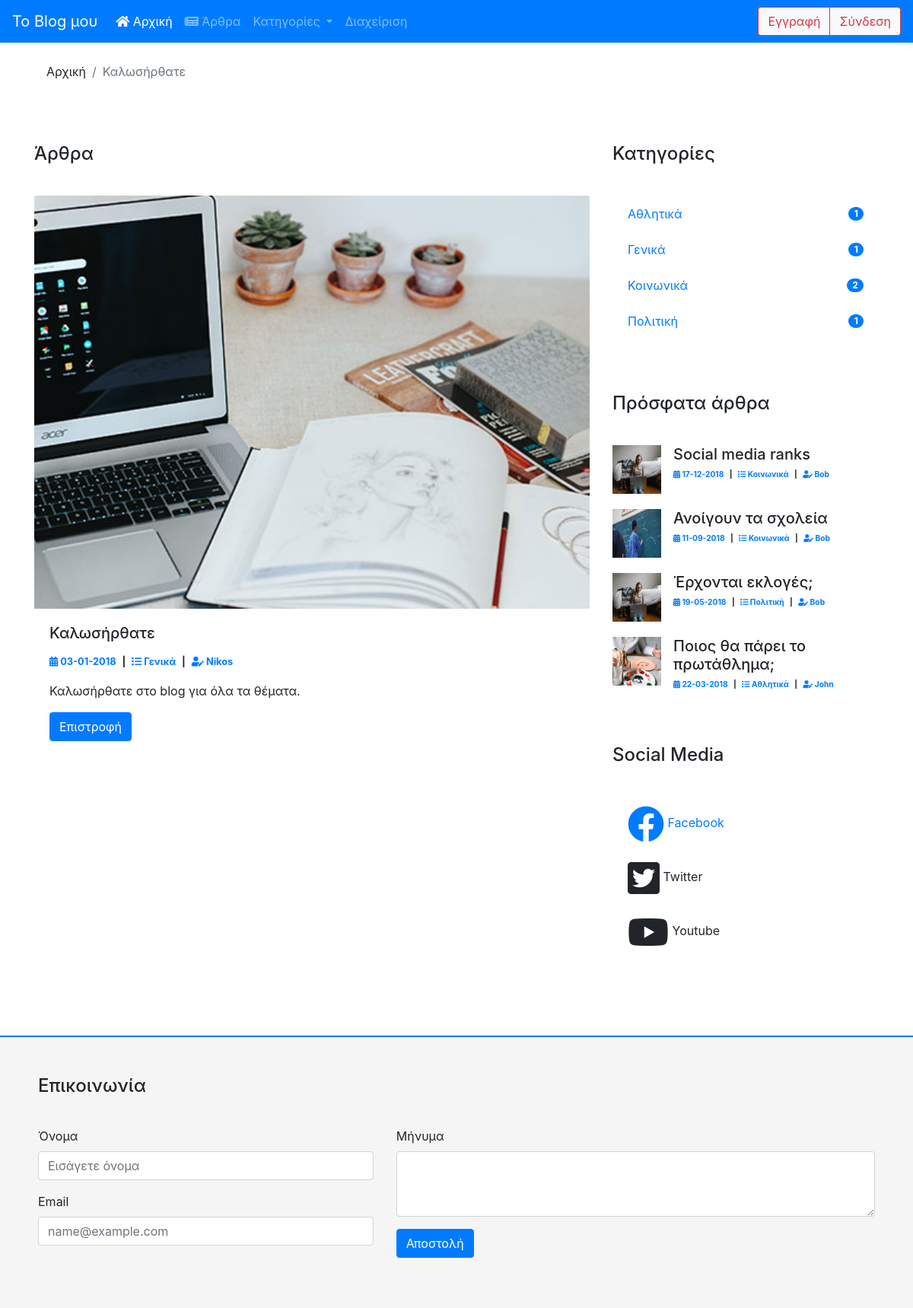
Screenshot of /article.php?id=1 with the database file from the repository.
### tables this page shows
CREATE TABLE `articles` (
  `article_id` int(10) NOT NULL,
  `title` varchar(255) NOT NULL,
  `content` text NOT NULL,
  `image` varchar(255) NOT NULL DEFAULT 'eikona.jpg',
  `created_date` date NOT NULL,
  `owner_id` int(10) NOT NULL,
  `cat_id` int(10) NOT NULL,
  `published` char(1) NOT NULL DEFAULT '0'
);

CREATE TABLE `categories` (
  `category_id` int(10) NOT NULL,
  `cat_name` char(50) NOT NULL
);

CREATE TABLE `users` (
  `user_id` int(10) NOT NULL,
  `username` varchar(25) NOT NULL,
  `password` varchar(25) NOT NULL,
  `email` varchar(100) NOT NULL,
  `role` char(20) NOT NULL DEFAULT 'registered',
  `created_date` date NOT NULL
);

### article.php (the view, shortened to what this page needs)
<?php
require_once "head.php";
$id=$_GET["id"];
$sql="SELECT articles.*, categories.cat_name, users.username FROM articles INNER JOIN categories ON articles.cat_id=categories.category_id INNER JOIN users ON articles.owner_id=users.user_id WHERE article_id=:id && published=1 ORDER BY created_date DESC";
$stmt=$conn->prepare($sql);
$stmt->bindparam(":id",$id);
$stmt->execute();
$row=$stmt->fetch(PDO::FETCH_ASSOC);
	$image=$row["image"];
	$title=$row["title"];
	$category=$row["cat_name"];
	$date=$row["created_date"];
	$author=$row["username"];
	$content=$row["content"];
	$newdate=explode("-",$date);
	$newdate=$newdate[2]."-".$newdate[1]."-".$newdate[0];
?>
  </head>
  <body>
<?php
require_once "menu.php";
?>
<div class="container top-space">
	<nav aria-label="breadcrumb">
	  <ol class="breadcrumb">
		<li class="breadcrumb-item" aria-current="page">Αρχική</li>
		<li class="breadcrumb-item active" aria-current="page"><?php echo $title; ?></li>
	  </ol>
	</nav>
</div>
<div class="container top-space">
  <div class="row">
    <div class="col-md-8">
	<div class="bottom-space-40">
		<h4>Άρθρα</h4>
	</div>
      <div class="card no-border">
		  <img src="images/<?php echo $image ?>" class="card-img-top" alt="...">
		  <div class="card-body">
			<h5 class="card-title"><?php echo $title ?></h5>
			<div class="blog-details">
				<ul>
					<li>
					<a href="articles.php?date=<?php echo $date ?>"><i class="fas fa-calendar-alt"></i> <?php echo $newdate ?></a></li>
					<li><a href="articles.php?category=<?php echo $category ?>"><i class="fas fa-list"></i> <?php echo $category ?></a></li>
					<li><a href="articles.php?author=<?php echo $author ?>"><i class="fas fa-user-edit"></i> <?php echo $author ?></a></li>
				</ul>
			</div>
			<p class="card-text"><?php echo $content ?></p>
			<a href="articles.php" class="btn btn-primary">Επιστροφή</a>
		  </div>
		</div>
	   </div>
<?php
require_once "right-bar.php";
require_once "footer.php";
?>

### right-bar.php (shortened to what this page needs)
    <div class="col-md-4">
		<div class="bottom-space-40">
			<h4>Κατηγορίες</h4>
		</div>
		<div class="card no-border">
		  <ul class="list-group">
<?php
$sql="SELECT categories.cat_name, COUNT(article_id)AS total FROM articles INNER JOIN categories ON articles.cat_id=categories.category_id WHERE published=1 GROUP BY cat_id ORDER BY cat_name ASC";
$stmt=$conn->prepare($sql);
$stmt->execute();
while($row=$stmt->fetch(PDO::FETCH_ASSOC))
{
	$category=$row["cat_name"];
	$total=$row["total"];
?>
		  <li class="list-group-item d-flex justify-content-between align-items-center no-border">
		  <a href="articles.php?category=<?php echo $category ?>">
			<?php echo $category; ?></a>
			<span class="badge badge-primary badge-pill"><?php echo $total; ?></span>
		  </li>
<?php
}
?>
		</ul>
		</div>
		<div class="bottom-space-40 top-space">
			<h4>Πρόσφατα άρθρα</h4>
		</div>
			<ul class="list-unstyled">
<?php
$sql="SELECT articles.*, categories.cat_name, users.username FROM articles INNER JOIN categories ON articles.cat_id=categories.category_id INNER JOIN users ON articles.owner_id=users.user_id WHERE published=1 ORDER BY created_date DESC LIMIT 4";
$stmt=$conn->prepare($sql);
$stmt->execute();
while($row=$stmt->fetch(PDO::FETCH_ASSOC))
{
	$image=$row["image"];
	$title=$row["title"];
	$category=$row["cat_name"];
	$date=$row["created_date"];
	$author=$row["username"];
	$newdate=explode("-",$date);
	$newdate=$newdate[2]."-".$newdate[1]."-".$newdate[0];
?>
			  <li class="media top-space-20">
				<img src="images/<?php echo $image ?>" class="mr-3 sm-img" alt="...">
				<div class="media-body">
				  <h5 class="mt-0 mb-1"><?php echo $title ?></h5>
				  <div class="blog-details sm">
				<ul>
					<li>
					<a href="articles.php?date=<?php echo $date ?>"><i class="fas fa-calendar-alt"></i> <?php echo $newdate ?></a></li>
					<li><a href="articles.php?category=<?php echo $category ?>"><i class="fas fa-list"></i> <?php echo $category ?></a></li>
					<li><a href="articles.php?author=<?php echo $author ?>"><i class="fas fa-user-edit"></i> <?php echo $author ?></a></li>
				</ul>
			</div>
				</div>
			  </li>
<?php
}
?>
			</ul>
		<div class="bottom-space-40 top-space">
			<h4>Social Media</h4>
		</div>
		<ul class="list-group">
		  <li class="list-group-item no-border"><a href="#"><i class="fab fa-facebook fa-3x align-middle"></i> Facebook</a></li>
		  <li class="list-group-item no-border"><i class="fab fa-twitter-square fa-3x align-middle"></i> Twitter</li>
		  <li class="list-group-item no-border"><i class="fab fa-youtube fa-3x align-middle"></i> Youtube</li>
		</ul>
	</div>
  </div>
</div>

### style.css (style rules this page uses)
.top-space { margin-top:70px; }
.top-space-20 { margin-top:20px; }
.bottom-space-40 { margin-bottom:40px; }
.blog-details li { display:inline; font-weight:bold; font-size:0.8em; }
.blog-details li:after { content:" | "; padding-left:5px; padding-right:5px; }
.blog-details li:last-child:after { content: none; }
.blog-details ul { padding-inline-start: 0px; }
.no-border { border:0px !important; }
.breadcrumb { background-color:transparent !important; }
.sm-img { width:64px; height:64px; }
.sm { font-size:0.8rem; }

### rows the page displays
articles: title "Καλωσήρθατε", image (picture), created_date "03-01-2018", cat.cat_name "Γενικά", owner.username "Nikos", content "Καλωσήρθατε στο blog για όλα τα θέματα."
articles: image (picture), title "Social media ranks", created_date "17-12-2018", cat.cat_name "Κοινωνικά", owner.username "Bob"
articles: image (picture), title "Ανοίγουν τα σχολεία", created_date "11-09-2018", cat.cat_name "Κοινωνικά", owner.username "Bob"
articles: image (picture), title "Έρχονται εκλογές;", created_date "19-05-2018", cat.cat_name "Πολιτική", owner.username "Bob"
articles: image (picture), title "Ποιος θα πάρει το πρωτάθλημα;", created_date "22-03-2018", cat.cat_name "Αθλητικά", owner.username "John"

### other values shown
$category "Αθλητικά"
$total "1"
$category "Γενικά"
$category "Κοινωνικά"
$total "2"
$category "Πολιτική"
